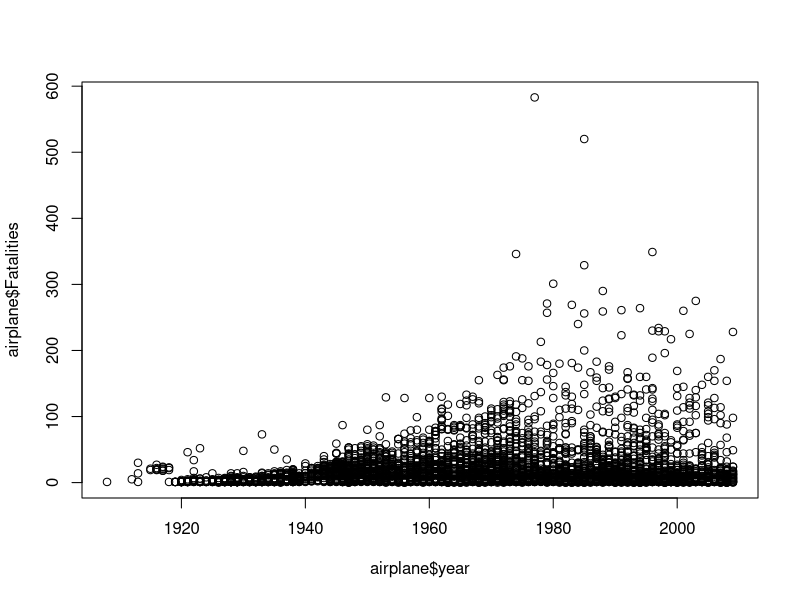
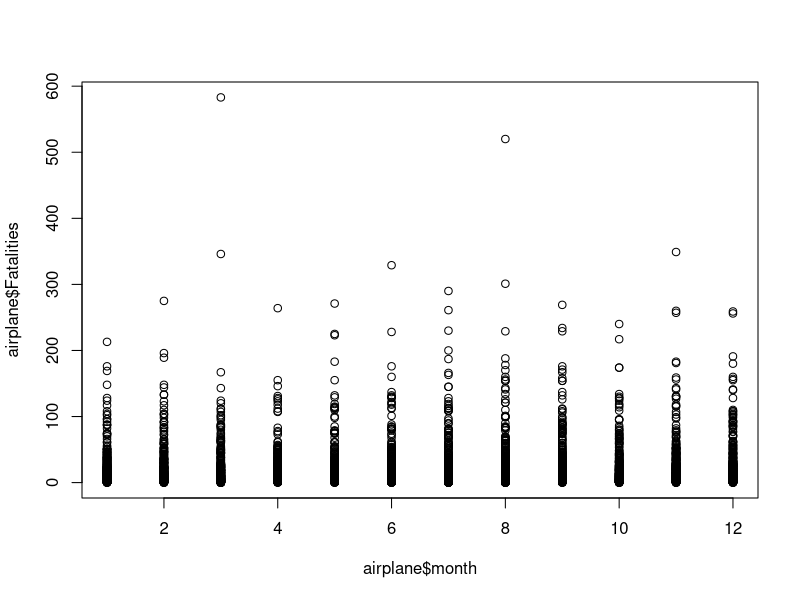
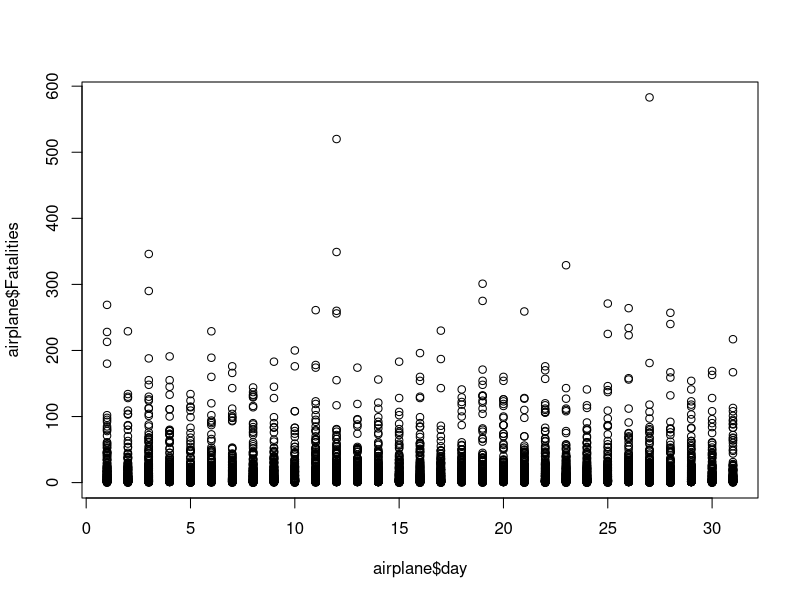
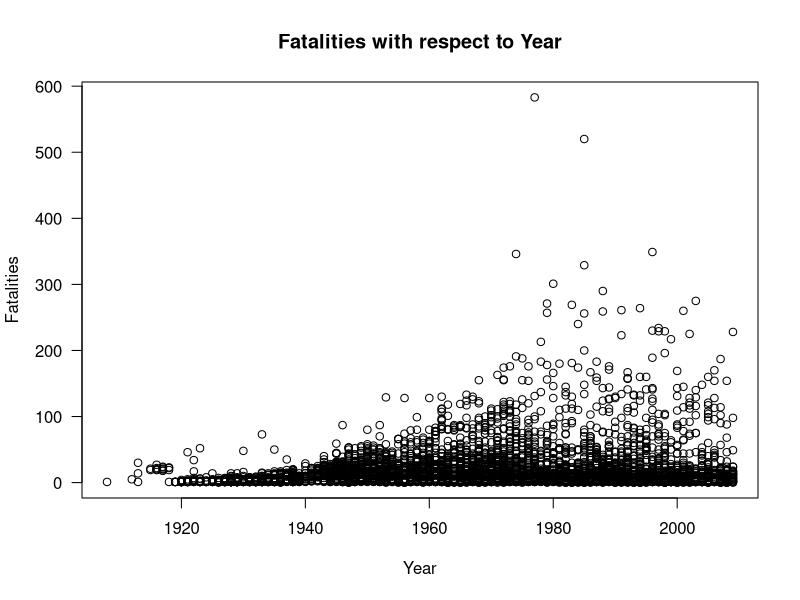

Recreate these plots in R, in order.
# Required Package installations
# install.packages("stringr")
# install.packages("lubridate")
# install ggplot
# install.packages("ggplot")
# install.packages("stringi")
# install.packages("tidyr")
# install.packages("lubridate")
# install.packages("ggplot2")
# install.packages("RColorBrewer")
# install.packages("hexbinplot")
# install.packages("hexbin")

#Using the required libraries post the installation
library(ggplot2)
library(tidyr)
library("ggplot2")
#library(stringr) Incorrect - missing quotes
library("stringr")
library("RColorBrewer")
library('hexbin')
library(grid)

airplane = read.csv("Airplane_Crashes_and_Fatalities_Since_1908.csv") #Read from csv file
#airplane #displays the csv file
#airplane[1,] #displays the 1st row
#airplane[0,] #displays the 0th row i.e. headers

#nrow(airplane) #returns no. of rows
#ncol(airplane) #returns no. of columns
#airplane[0] #no output
#airplane[0][0] #no output

#airplane["Date"] #displays the Date column of dataframe

#Error
#as.Date(airplane[[0]],"%m/%d/%Y") #Error in .subset2(x, i, exact = exact) : attempt to select less than one element in get1index <real>
#Error 
#as.Date(airplane[0][0],"%m/%d/%Y") #Error in as.Date.default(airplane[0][0], "%m/%d/%Y") : do not know how to convert 'airplane[0][0]' to class “Date”
#Error 
#as.Date(airplane[0],"%m/%d/%Y") #Error in as.Date.default(airplane[0][0], "%m/%d/%Y") : do not know how to convert 'airplane[0][0]' to class “Date”

#airplane["Date"][0] #no output
#Error
#airplane[0]["Date"] #Error in `[.data.frame`(airplane[0], "Date") : undefined columns selected

#airplane["Date"][0,] #all the dates displayed
#airplane[0,"Date"] #all the dates displayed

#as.character(airplane[0,"Date"]) #incorrect
#as.character(airplane[["Date"]][1]) 
#as.Date(as.character(airplane[["Date"]][1]),"%m/%d/%Y") #converts to the desired format

# for(date in as.character(airplane[["Date"]])){ print(as.Date(date,"%m/%d/%Y"))} 

datedf <- airplane[,c(1)]
timedf <- airplane[,c(2)]
datedf <-data.frame() #initialize the new dataframe
for(date in as.character(airplane[["Date"]])){ datedf<-rbind(datedf,data.frame(as.Date(date,"%m/%d/%Y")))}
datedf
for(i in datedf){print(i)} 

#error
#separate(datedf,sep = "/") #Error: Please supply column name

colnames(datedf) #displays the column names of the dataframe
colnames(datedf)[1] <- "flightdate" #sets the column name 
colnames(datedf)

#Error
#separate(datedf,"flightdate",sep = "/") #Error in simplifyPieces(pieces, n, fill == "left") : argument "into" is missing, with no default
#separate(datedf,flightdate,sep = "/")
#separate(datedf,flightdate,month,date,year,sep = "/")

separate(datedf,"flightdate",into="month,date,year",sep = "-")
separate(datedf,"flightdate",c("month,date,year"),sep = "\\-")

seperatedatedf<-separate(datedf,"flightdate",c("year","month","day"),sep = "-") #seperate column into individual columns based on seperator

airplane<-cbind(airplane,seperatedatedf) #add 1 dataframe to other
colnames(airplane)

#Error
# hist(airplane) #Error in hist.default(airplane) : 'x' must be numeric
# hist(airplane['year']) #Error in `[.data.frame`(airplane, "year") : undefined columns selected
# hist(as.numeric(airplane['year']))
# airplane['year']

plot(airplane$year,airplane$Fatalities)
 plot(airplane$month,airplane$Fatalities)
 plot(airplane$day,airplane$Fatalities)
 plot(airplane$year,airplane$Fatalities,xlab = "Year", ylab = "Fatalities", main = "Fatalities with respect to Year", las =1)
# plot(airplane$month,airplane$Fatalities,xlab = "Month", ylab = "Fatalities", main = "Fatalities with respect to Month", las =1)
# axis(side = 1,at=c(1,2,3,4,5,6,7,8,9,10,11,12),labels = c("J","F","M","A","Ma","Jun","Jul","Aug","Sep","Oc","N","D"))
# plot(airplane$month,airplane$Fatalities,xlab = "Month", ylab = "Fatalities", main = "Fatalities with respect to Month", las =1,xaxt='n')
# axis(side = 1,at=c(1,2,3,4,5,6,7,8,9,10,11,12),labels = c("J","F","M","A","Ma","Jun","Jul","Aug","Sep","Oc","N","D"))
# axis(side = 1,at=c(1,2,3,4,5,6,7,8,9,10,11,12),labels = c("Jan","Feb","Mar","Apr","May","Jun","Jul","Aug","Sept","Oct","Nov","Dec"))
# plot(airplane$month,airplane$Fatalities,xlab = "Month", ylab = "Fatalities", main = "Fatalities with respect to Month", las =1,xaxt='n')
# axis(side = 1,at=c(1,2,3,4,5,6,7,8,9,10,11,12),labels = c("Jan","Feb","Mar","Apr","May","Jun","Jul","Aug","Sept","Oct","Nov","Dec"))
# plot(airplane$month,airplane$Fatalities,xlab = "Month", ylab = "Fatalities", main = "Fatalities with respect to Month", las =1,xaxt='n')
# axis(side = 1,at=c(1,2,3,4,5,6,7,8,9,10,11,12),labels = c("Jan","Feb","Mar","Apr","May","Jun","Jul","Aug","Sept","Oct","Nov","Dec"))
# axis(side = 1,at=c(1,2,3,4,5,6,7,8,9,10,11,12),labels = c("Jan","Feb","Mar","Apr","May","Jun","Jul","Aug","Sep","Oct","Nov","Dec"))
# plot(airplane$month,airplane$Fatalities,xlab = "Month", ylab = "Fatalities", main = "Fatalities with respect to Month", las =1,xaxt='n')
# axis(side = 1,at=c(1,2,3,4,5,6,7,8,9,10,11,12),labels = c("Jan","Feb","Mar","Apr","May","Jun","Jul","Aug","Sept","Oct","Nov","Dec"))
# axis(side = 1,at=c(1,2,3,4,5,6,7,8,9,10,11,12),labels = c(1,2,3,4,5,6,7,8,9,10,11,12))
# plot(airplane$month,airplane$Fatalities,xlab = "Month", ylab = "Fatalities", main = "Fatalities with respect to Month", las =1,xaxt='n')
# axis(side = 1,at=c(1,2,3,4,5,6,7,8,9,10,11,12),labels = c(1,2,3,4,5,6,7,8,9,10,11,12))
# axis(side = 1,at=c(1,2,3,4,5,6,7,8,9,10,11,12),labels = c("Jan","Feb","Mar","Apr","May","Jun","July","Aug","Sept","Oct","Nov","Dec"))
# plot(airplane$month,airplane$Fatalities,xlab = "Month", ylab = "Fatalities", main = "Fatalities with respect to Month", las =1,xaxt='n')
# axis(side = 1,at=c(1,2,3,4,5,6,7,8,9,10,11,12),labels = c("Jan","Feb","Mar","Apr","May","Jun","July","Aug","Sept","Oct","Nov","Dec"))
# axis(side = 1,at=c(1,2,3,4,5,6,7,8,9,10,11,12),labels = c(1,2,3,4,5,6,7,8,9,10,11,12))
# plot(airplane$month,airplane$Fatalities,xlab = "Month", ylab = "Fatalities", main = "Fatalities with respect to Month", las =1,xaxt='n')
# axis(side = 1,at=c(1,2,3,4,5,6,7,8,9,10,11,12),labels = c("Jan","Feb","Mar","Apr","May","Jun","Jul","Aug","Sep","Oct","Nov","Dec"))
# plot(airplane$month,airplane$Fatalities,xlab = "Month", ylab = "Fatalities", main = "Fatalities with respect to Month", las =1,xaxt='n')
# axis(side = 1,at=c(1,2,3,4,5,6,7,8,9,10,11,12),labels = c("Jan","Feb","Mar","Apr","May","Jun","Jul","Aug","Sep","Oct","Nov","Dec"),cex.axis=0.35)
# plot(airplane$month,airplane$Fatalities,xlab = "Month", ylab = "Fatalities", main = "Fatalities with respect to Month", las =1,xaxt='n')
# axis(side = 1,at=c(1,2,3,4,5,6,7,8,9,10,11,12),labels = c("Jan","Feb","Mar","Apr","May","Jun","Jul","Aug","Sep","Oct","Nov","Dec"),cex.axis=0.6)
# plot(airplane$month,airplane$Fatalities,xlab = "Month", ylab = "Fatalities", main = "Fatalities with respect to Month", las =1,xaxt='n')
# axis(side = 1,at=c(1,2,3,4,5,6,7,8,9,10,11,12),labels = c("Jan","Feb","Mar","Apr","May","Jun","Jul","Aug","Sep","Oct","Nov","Dec"),cex.axis=0.9)
# plot(airplane$month,airplane$Fatalities,xlab = "Month", ylab = "Fatalities", main = "Fatalities with respect to Month", las =1,xaxt='n')
# axis(side = 1,at=c(1,2,3,4,5,6,7,8,9,10,11,12),labels = c("Jan","Feb","Mar","Apr","May","Jun","Jul","Aug","Sep","Oct","Nov","Dec"),cex.axis=0.99)
# plot(airplane$month,airplane$Fatalities,xlab = "Month", ylab = "Fatalities", main = "Fatalities with respect to Month", las =1,xaxt='n')
# axis(side = 1,at=c(1,2,3,4,5,6,7,8,9,10,11,12),labels = c("Jan","Feb","Mar","Apr","May","Jun","Jul","Aug","Sep","Oct","Nov","Dec"),cex.axis=0.97)
# plot(airplane$month,airplane$Fatalities,xlab = "Month", ylab = "Fatalities", main = "Fatalities with respect to Month", las =1,xaxt='n',type = "l")
# barplot(airplane$month,airplane$Fatalities,xlab = "Month", ylab = "Fatalities", main = "Fatalities with respect to Month", las =1,xaxt='n',type = "l")
# rf <- colorRampPalette(rev(brewer.pal(40,'Set3')))
# hexbinplot(airplane$year~airplane$Fatalities, data=airplane,colramp=rf)

# hexbinplot(airplane$year~airplane$Fatalities, data=airplane,colramp=rf)
# rf <- colorRampPalette(rev(brewer.pal(40,'Set3')))
# hexbinplot(airplane$year~airplane$Fatalities, data=airplane,colramp=rf)
# a=hexbin(airplane$year,airplane$Fatalities,xbins=40)
# plot(a)

# rf <- colorRampPalette(rev(brewer.pal(40,'Set3')))
# hexbinplot(airplane$year~airplane$Fatalities, data=airplane,colramp=rf)
# a=hexbin(airplane$year,airplane$Fatalities,xbins=20)
# plot(a)
# a=hexbin(airplane$year,airplane$Fatalities,xbins=30)
# plot(a)
# rf <- colorRampPalette(rev(brewer.pal(10,'Set3')))
# hexbinplot(airplane$year~airplane$Fatalities, data=airplane,colramp=rf)
# a=hexbin(airplane$year,airplane$Fatalities,xbins=30,,xlab = "Year", ylab = "Fatalities", main = "Fatalities with respect to Year", las =1,xaxt='n')
# a=hexbin(airplane$year,airplane$Fatalities,xbins=30,,xlab = "Year", ylab = "Fatalities",main = "Fatalities with respect to Year", las =1,xaxt='n')
# a=hexbin(airplane$year,airplane$Fatalities,xbins=30,,xlab = "Year", ylab = "Fatalities", las =1,xaxt='n')
# a=hexbin(airplane$year,airplane$Fatalities,xbins=30,,xlab = "Year", ylab = "Fatalities",xaxt='n')
# a=hexbin(airplane$year,airplane$Fatalities,xbins=30,,xlab = "Year", ylab = "Fatalities")
# plot(a)
# showMethods('plot', class="hexbin", includeDefs=TRUE)
# plot(a, legend=1)
# plot(a, legend=1.5)
# plot(a, legend=2)
# plot(a, legend=0.5)
# plot(a, legend=1.5)
# show(a)
# plot(a,legend(ysize=0.5))
# grid.hexlegend(ysize = 0.6)
# grid.hexlegend(maxcnt = 200,ysize = 0.6)
# plot(a,par.settings = list(par.xlab.text=list(cex=1.5)))
# a=hexbin(airplane$year,airplane$Fatalities,xbins=30,xlab = "Year", ylab = "Fatalities",par.settings = list(par.xlab.text=list(cex=1.5)))
# a=hexbin(airplane$year,airplane$Fatalities,xbins=30,xlab = "", ylab = "")
# plot(a)
# a=hexbin(airplane$year,airplane$Fatalities,xbins=30,xlab = "Year", ylab = "Fatalities")
# a=hexbin(airplane$year,airplane$Fatalities,xbins=30,xlab = "Year", ylab = "Fatalities")
# plot(a)
# a=hexbin(airplane$year,airplane$Fatalities,xbins=30,xlab = "Year", ylab = "Fatalities",xlab.cex=1.5)

# P <- plot(a, style="lattice", legend=FALSE,minarea=1, maxarea=1, border="white")
# P <- plot(a, style="lattice", legend=TRUE,minarea=1, maxarea=1, border="white")
# P <- plot(a, style="lattice", legend=FALSE,minarea=1, maxarea=1, border="white")
# pushHexport(P$plot.vp)
# xy <- hcell2xy(a)
# grid.points(x,y,pch=18,gp=gpar(cex=.3,col="green"))
# grid.points(airplane$year,airplane$Fatalities,pch=18,gp=gpar(cex=.3,col="green"))
# grid.text(as.character(bin@count), xy$x,xy$y,gp=gpar(cex=0.3, col="red"),default.units="native")
# a=hexbin(airplane$year,airplane$Fatalities,xbins=30,,xlab = "Year", ylab = "Fatalities")
# a=hexbin(airplane$year,airplane$Fatalities,xbins=30,,xlab = "Year", ylab = "Fatalities")
# plot(a)
# rf <- colorRampPalette(rev(brewer.pal(40,'Set3')))
# hexbinplot(airplane$year~airplane$Fatalities, data=airplane,colramp=rf)
# hexbinplot(airplane$year~airplane$Fatalities,colramp=rf)
# hexbinplot(airplane$year,airplane$Fatalities,colramp=rf)
# hexbinplot(a)
# plot(hexbinplot(a))
# #airplane[2:]
# #airplane[2:,] 
# airplane[2]
# airplane[,2]
# airplane[[2]]
# airplane[2,]
# 
# hist(airplane$Operator)
# hist(airplane$Fatalities)
# ggplot(subset(fatalities,Location),aes(x=year,y=Fatalities,color=Location))+geom_point()
# ggplot(subset(Fatalities,Location),aes(x=year,y=Fatalities,color=Location))+geom_point()
# ggplot(subset(airplane$Fatalities,airplane$Location),aes(x=airplane$year,y=airplane$Fatalities,color=airplane$Location))+geom_point()
# airplane[5,]
# airplane[5:10,]
# ggplot(subset(airplane, Location %in% c("AtlantiCity, New Jersey","Potters Bar, England ")),aes(x=airplane$year,y=airplane$Fatalities,color=airplane$Location))+geom_point()
# ggplot(subset(airplane, Location %in% c("AtlantiCity, New Jersey","Potters Bar, England")),aes(x=year,y=Fatalities,color=Location))+geom_point()
# aggregate(Fatalities~Location,airplane,sum)
# #stores the commands to the text file
# #savehistory("~/rcomaands.txt")
